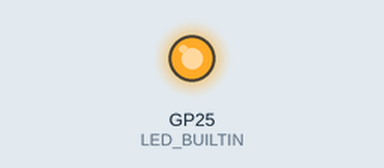
A sketch run on a simulated Raspberry Pi Pico. Shown: output pins drawn as LEDs (lit = HIGH). Pins used as bus, display or sensor lines are not drawn; what the sketch prints to the serial monitor is not drawn.

Above: at 5.05 s.
At 10.0 s:
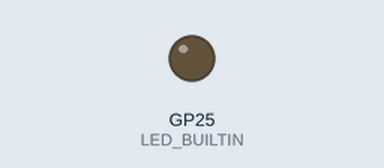
Timing chart, 0 to 18.0 s (numbered marks = the images above):
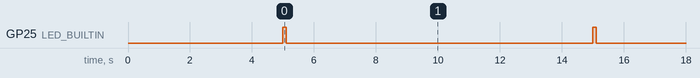

Measured:
- by itself, GP25 (LED_BUILTIN): alternates HIGH for 0.10 s and LOW for 9.9 s

The sketch:

basic_spi_version_test.ino
```cpp
/*
 * RFM69HCW Basic SPI Version Test
 * Description:
 * - Test the RFM69HCW SPI, checking version register (0x10) equals 0x24
 * - Two LED blinks = pass
 * - One LED blink = fail
 * - Also print the result on serial
 * - Works on RP2040 and ESP32
 * - This will not be an effective test of RST / DIO / Gx pins
 */

#include <SPI.h>

// Pin to perform Chip Select (6 = ESP32, D6 = RP2040)
#define RFM69HCW_CS 6 // Pin D on Adafruit RFM69HCW Featherwing

void setup() {
  // Setup pins needed for this sketch
  pinMode(RFM69HCW_CS, OUTPUT);
  pinMode(LED_BUILTIN, OUTPUT);

  Serial.begin(115200);
  delay(5000);
  Serial.println(F("Serial enabled"));

#if defined(ARDUINO_CHALLENGER_2040_WIFI_RP2040)
  // SPI fix for the broken Challenger 2040 WiFi
  SPI.setRX(PIN_WIRE0_SDA); // Challenger 2040 WiFi fix
#endif

  // SPI Slave Select, Active is LOW
  digitalWrite(RFM69HCW_CS, HIGH);
  SPI.begin();
  SPI.beginTransaction(SPISettings(8000000, MSBFIRST, SPI_MODE0));
  Serial.println(F("SPI enabled"));
}

void loop() {
  // Turn on LED to show activity
  digitalWrite(LED_BUILTIN, HIGH);

  // Value should return 0x24
  Serial.print(F("Version register (0x10) should read 0x24. Actual value: 0x"));

  // SPI Activity Start
  digitalWrite(RFM69HCW_CS, LOW);
  // Select the version register
  SPI.transfer(0x10);
  // Read the selected register
  char retval = SPI.transfer(0x00);
  // SPI Activity End
  digitalWrite(RFM69HCW_CS, HIGH);

  // Print version & blink - 2 blinks: pass, 1 blink: fail
  Serial.print(retval, HEX);
  if (retval == 0x24) {
    Serial.println(F(" **PASS**"));
    delay(100);
    digitalWrite(LED_BUILTIN, LOW);
    delay(100);
    digitalWrite(LED_BUILTIN, HIGH);
  } else
    Serial.println(F(" **FAIL**"));

  // Stop the blink(s)
  delay(100);
  digitalWrite(LED_BUILTIN, LOW);

  // Wait about 10secs before next test
  delay(9900);
}
```
